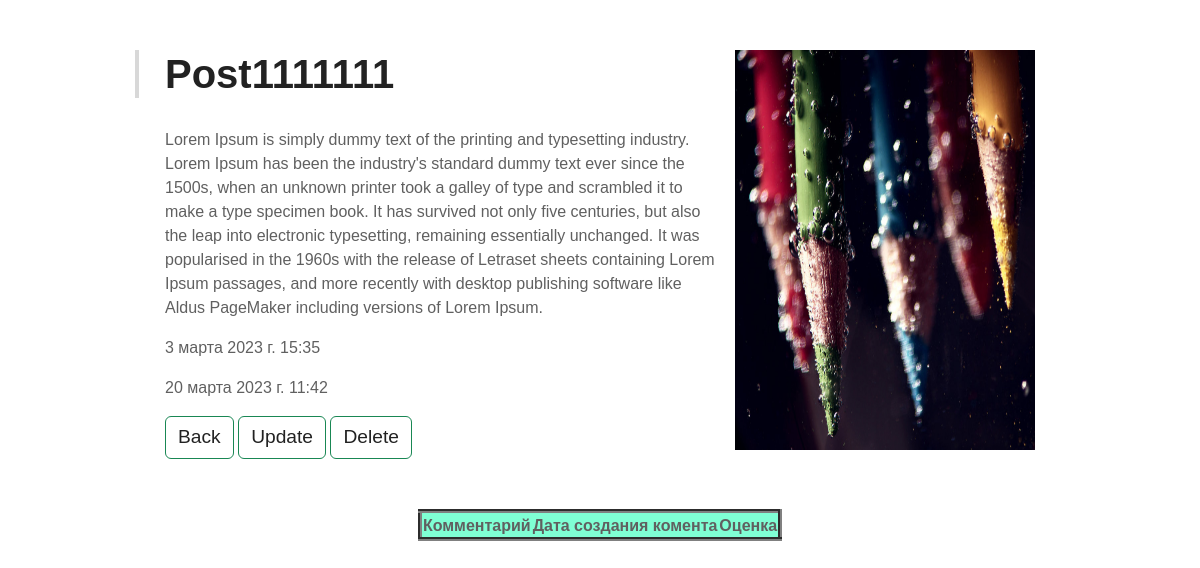
The page /blog/1/ on the database as committed earlier.
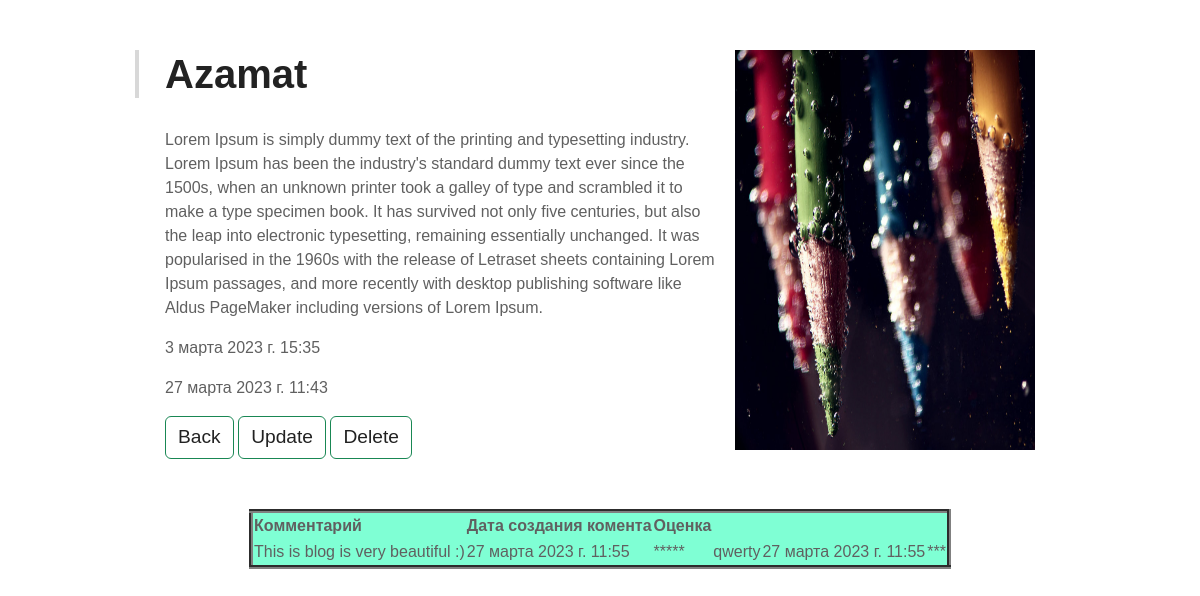
The same page on the database as committed later.
### blog/models.py (models this page shows, shortened)
class Post(models.Model):
    title = models.CharField(max_length=100)
    description = models.TextField(null=True)
    image = models.ImageField(upload_to="")
    created_date = models.DateTimeField(auto_now_add=True)
    updated_date = models.DateTimeField(auto_now=True)

class CommentBlog(models.Model):
    RATING = (
        ('*', '*'),
        ('**', '**'),
        ('***', '***'),
        ('****', '****'),
        ('*****', '*****'),
    )
    blog_comment = models.ForeignKey(Post,on_delete=models.CASCADE, related_name='comment_object')
    text = models.TextField()
    rate = models.CharField(max_length=100, choices=RATING)
    created_date = models.DateTimeField(auto_now_add=True)

### blog/views.py (the view)
# urls.py: path("blog/<int:id>/", views.PostDetailView.as_view(), name="blog_detail"),
class PostDetailView(generic.DetailView):
    template_name = 'post_list_detail.html'
    def get_object(self, **kwargs):
        blog_id = self.kwargs.get('id')
        return get_object_or_404(models.Post, id=blog_id)

### templates/post_list_detail.html (shortened to what this page needs)
{% load static %}
<!DOCTYPE html>
<html lang="en">
<head>
    <link href="https://cdn.jsdelivr.net/npm/bootstrap@5.3.0-alpha1/dist/css/bootstrap.min.css" rel="stylesheet">
</head>
<body>
<link rel="stylesheet" href="{% static 'css/style2.css' %}">
<div class="container">
    <div class="post">
        <div class="post-image">
            <img src="{{object.image.url}}" width="400" height="400">
        </div>
        <div class="post-content">
            <div class="post-header">
                <h1>{{object.title}}</h1>
            </div>
            <p>{{object.description}}
            </p>
            <p>{{object.created_date}}</p>
            <p>{{object.updated_date}}</p>
        </div>
        <button type="button" class="btn btn-outline-success"><a href="/blog/" class="a">Back</a></button>
        <button type="button" class="btn btn-outline-success"><a href="/blog/{{object.id}}/update/" class="a">Update</a></button>
        <button type="button" class="btn btn-outline-success"><a href="/blog/{{object.id}}/delete/" class="a">Delete</a></button>
    </div>
</div>
<center>
    <table border="4" bgcolor="#7fffd4">
        <tr><th>Комментарий</th><th>Дата создания комента</th><th>Оценка</th></tr>
        <tr>{% for j in object.comment_object.all %}
        <td>{{j.text}}</td> <td>{{j.created_date}}</td> <td>{{j.rate}}</td>
        {% endfor %}</tr>
    </table>
</center>
</body>
</html>

### static/css/style2.css (style rules this page uses)
* { box-sizing: border-box; margin: 0; }
body { font-family: 'Montserrat', sans-serif; color: #606060; font-size: 14px; }
.container { max-width: 960px; margin: 50px auto; padding: 0 15px; background: white; }
.post-image img { width: 100%; margin: 0 0 20px 0; }
.post h1 { color: #222; font-weight: 600; margin-bottom: 30px; }
p { line-height: 1.5; margin-bottom: 1em; }
@media (min-width: 768px) { body { font-size: 16px; } }
@media (min-width: 768px) { .container { padding: 0 45px; } }
@media (min-width: 768px) { .post-image img { float: right; width: 300px; margin: 0 0 20px 20px; } }
@media (min-width: 768px) { .post-header { padding-left: 26px; border-left: 4px solid #D8D8D8; margin-left: -30px; } }
.a { text-decoration: none; color: #222222; font-size: larger; }

Rows that differ between the two databases and show on the page:
changed Post: title "Post1111111" → "Azamat"; updated_date "20 марта 2023 г. 11:42" → "27 марта 2023 г. 11:43"
added CommentBlog: text "This is blog is very beautiful :)", created_date "27 марта 2023 г. 11:55", rate "*****"
added CommentBlog: text "qwerty", created_date "27 марта 2023 г. 11:55", rate "***"
